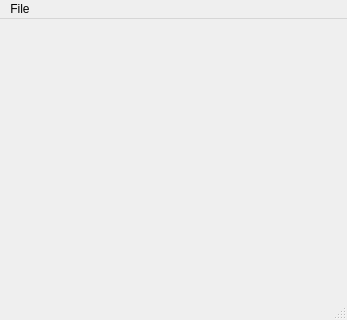
<?xml version="1.0" encoding="UTF-8"?>
<ui version="4.0">
 <class>MainWindow</class>
 <widget class="QMainWindow" name="MainWindow">
  <property name="geometry">
   <rect>
    <x>0</x>
    <y>0</y>
    <width>347</width>
    <height>320</height>
   </rect>
  </property>
  <property name="windowTitle">
   <string>Message Boxes Example</string>
  </property>
  <widget class="QWidget" name="centralwidget"/>
  <widget class="QMenuBar" name="menubar">
   <property name="geometry">
    <rect>
     <x>0</x>
     <y>0</y>
     <width>347</width>
     <height>21</height>
    </rect>
   </property>
   <widget class="QMenu" name="menuFile">
    <property name="title">
     <string>File</string>
    </property>
    <addaction name="actionShow_Message"/>
    <addaction name="separator"/>
    <addaction name="actionExit"/>
   </widget>
   <addaction name="menuFile"/>
  </widget>
  <widget class="QStatusBar" name="statusbar"/>
  <action name="actionShow_Message">
   <property name="text">
    <string>Show Message</string>
   </property>
  </action>
  <action name="actionExit">
   <property name="text">
    <string>Exit</string>
   </property>
  </action>
 </widget>
 <resources/>
 <connections/>
</ui>
